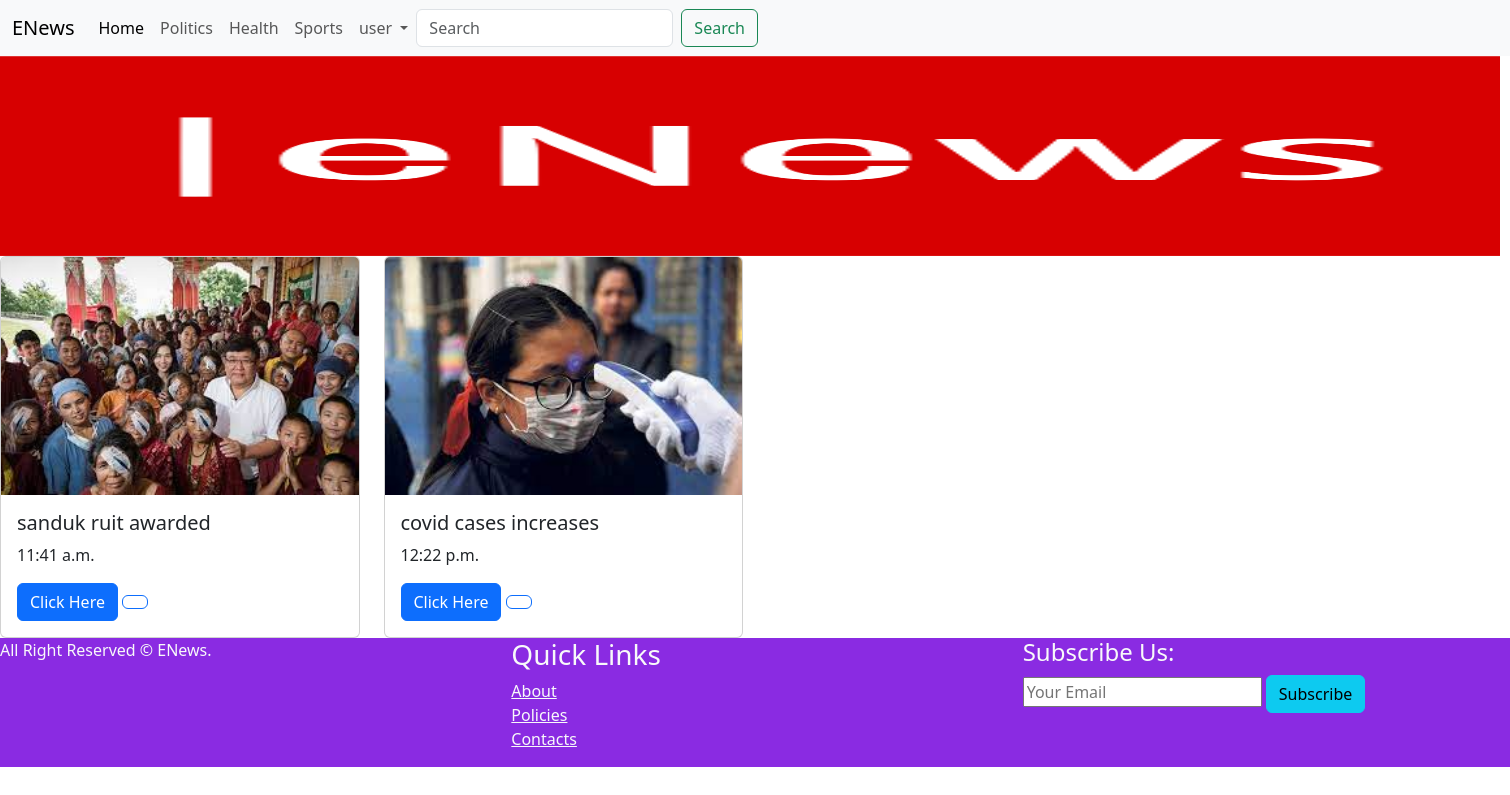
The app's page /health/ with its own data.
### health/models.py (models this page shows, shortened)
class content(models.Model):
    name=models.CharField(max_length=255)
    time=models.TimeField()
    image=models.ImageField(upload_to='health')
    class Meta:
        verbose_name=' health'

### health/views.py (the view)
# urls.py: path('',views.health),
def health(request):
    health=content.objects.all()
    return render(request,'health.html',{'health':health})

### templates/health.html (shortened to what this page needs)
{% extends 'base.html' %}
{% load static %}
{% block content %}
<section class="row" id="latest">
  {% for s in health %}
  <div class="col-lg-3 col-md-4">
    <div class="card">
      <img src="/media/{{s.image}}" class="card-img-top" alt="photo">
      <div class="card-body">
        <h5 class="card-title">{{s.name}}</h5>
        <p class="card-text">{{s.time}}</p>
        <a href="{{s.id}}" class="btn btn-primary">Click Here
        </a>
        <button class="btn btn-outline-primary like-btn" data-article-id="{{ article.id }}">
      </button>
      </div>
    </div>
  </div>
{% endfor %}
{% endblock  %}

### records on screen
content: image (picture), name "sanduk ruit awarded", time "11:41 a.m."
content: image (picture), name "covid cases increases", time "12:22 p.m."
